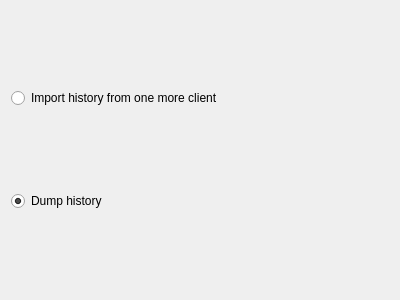
<?xml version="1.0" encoding="UTF-8"?>
<ui version="4.0">
 <class>ChooseOrDumpPage</class>
 <widget class="QWizardPage" name="ChooseOrDumpPage">
  <property name="geometry">
   <rect>
    <x>0</x>
    <y>0</y>
    <width>400</width>
    <height>300</height>
   </rect>
  </property>
  <property name="windowTitle">
   <string>WizardPage</string>
  </property>
  <layout class="QVBoxLayout" name="verticalLayout">
   <item>
    <widget class="QRadioButton" name="chooseRadioButton">
     <property name="text">
      <string>Import history from one more client</string>
     </property>
    </widget>
   </item>
   <item>
    <widget class="QRadioButton" name="dumpRadioButton">
     <property name="text">
      <string>Dump history</string>
     </property>
     <property name="checked">
      <bool>true</bool>
     </property>
    </widget>
   </item>
  </layout>
 </widget>
 <resources/>
 <connections/>
</ui>
